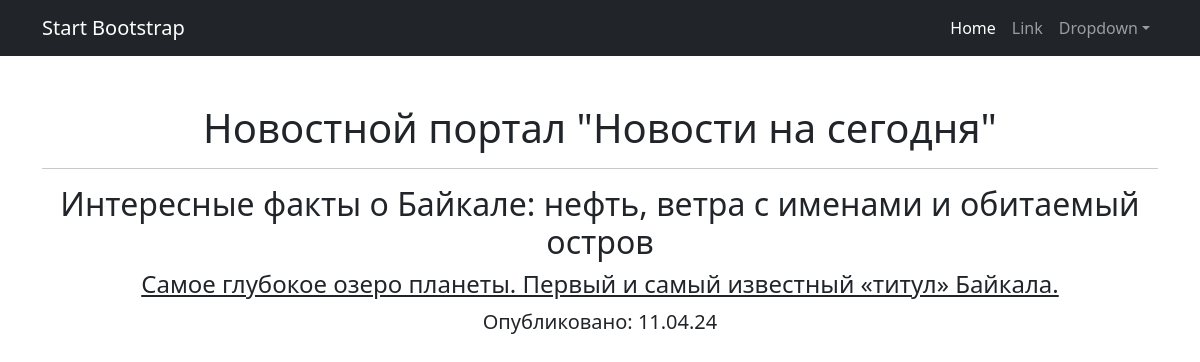
The page /news/2 on the database its author committed.
### news/models.py (models this page shows, shortened)
class Post(models.Model):
    articles = "AR"
    news = "NW"
    POST_TYPES = [
        (news, "Новость"),
        (articles, "Статья"),
    ]
    author = models.ForeignKey(Author, on_delete=models.CASCADE)
    post_type = models.CharField(max_length=2, choices=POST_TYPES,default=news)
    date_post = models.DateTimeField(auto_now_add=True)
    category = models.ManyToManyField(Category, through="PostCategory")
    title = models.CharField(max_length=255)
    text = models.TextField()
    rating = models.IntegerField(default=0)
    post_likes = models.ManyToManyField(User, blank=True, related_name="post_likes")
    post_dislikes = models.ManyToManyField(User, blank=True, related_name="post_dislikes")

### news/views.py (the view)
# urls.py: path('<int:pk>', PostDetail.as_view(), name='post_detail'),
class PostDetail(DetailView):
    model = Post
    template_name = 'paper.html'
    context_object_name = 'paper'

### news/templatetags/custom_filters.py (called while the page is built)
@register.filter()
def censor(value):
    prohibited_words = ('стать', 'озеро', 'прошла', 'факты', 'финал')
    splited_value = value.split()
    for word in splited_value:
        parsed_word = morph.parse(word)[0].normal_form
        if parsed_word in prohibited_words:
            value = value.replace(word, '*' * len(word))
    return value

### templates/paper.html (shortened to what this page needs)
{% extends 'flatpages/default.html' %}
{% load custom_filters %}
{% block content %}
<h1>Новостной портал "Новости на сегодня"</h1>
<hr>
 <b><h2> {{paper.title}} </h2></b>
<ins><h4> {{paper.text|censor}} </h4></ins>
<sub><h5>Опубликовано: {{ paper.date_post|date:'d.m.y' }}</h5></sub>
{% endblock content %}

### rows shown on the page
Post: title "Интересные факты о Байкале: нефть, ветра с именами и обитаемый остров", text|censor "Самое глубокое озеро планеты. Первый и самый известный «титул» Байкала.", date_post "11.04.24"
